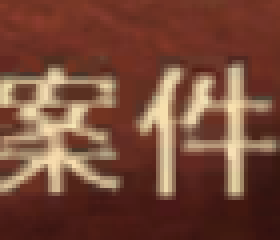
#> input picture assets/templates/blackjack/case_chars.png, 70 x 60 px (shown 4 times larger)
$ python -i blackjack_detector.py   (imports and definitions only)
#> lines starting #> are read from the running program, lines starting #| are printed output that depends on the picture
### engine/core/resources.py
"""Read-only resources in either a checkout or a frozen engine bundle."""
import sys
from pathlib import Path


def resource_root() -> Path:
    if getattr(sys, "frozen", False):
        return Path(sys._MEIPASS)
    return Path(__file__).resolve().parents[2]


def read_template(path: Path):
    """OpenCV's filename API can fail for Chinese Windows installation paths."""
    import cv2
    import numpy as np

    return cv2.imdecode(np.frombuffer(path.read_bytes(), dtype=np.uint8), cv2.IMREAD_GRAYSCALE)

### engine/vision/blackjack_detector.py
from __future__ import annotations

import asyncio
from collections.abc import Callable
from dataclasses import dataclass
from typing import Any
from core.resources import read_template, resource_root


REFERENCE_SIZE = (1920, 1080)
TEMPLATE_ROOT = resource_root() / "assets" / "templates" / "blackjack"


@dataclass(frozen=True)
class ScreenMark:
    template: str
    search: tuple[int, int, int, int]
    click: tuple[int, int] | None = None
    threshold: float = 0.78


MARKS = {
    "chaos": ScreenMark("chaos_chars", (1010, 395, 1225, 535), (1115, 460)),
    "blackjack": ScreenMark("jack_char", (460, 245, 665, 370), (555, 310)),
    "start_case": ScreenMark("case_chars", (815, 920, 1120, 1045), (970, 985)),
    "matching": ScreenMark("match_mode", (0, 265, 250, 350)),
    "ready_case": ScreenMark("ready_case", (770, 820, 1160, 965), (965, 900)),
    "ready_start": ScreenMark("ready_start", (1410, 900, 1820, 1045), (1600, 975)),
    "card_confirm": ScreenMark("confirm", (1060, 880, 1330, 1030), (1185, 950)),
    "continue": ScreenMark("continue", (800, 905, 1115, 1050), (960, 985)),
    "return_lobby": ScreenMark("return_lobby", (780, 905, 1140, 1055), (960, 985)),
    "loading": ScreenMark("loading", (600, 220, 1330, 855), threshold=0.67),
    "hunter": ScreenMark("hunter_icon", (0, 930, 140, 1080), threshold=0.72),
    "survivor": ScreenMark("survivor_icon", (0, 930, 140, 1080), threshold=0.72),
}


@dataclass(frozen=True)
class Detection:
    found: bool
    confidence: float
    bbox: tuple[int, int, int, int] | None


class BlackjackDetector:
    def __init__(self) -> None:
        self._templates: dict[str, Any] = {}

    @staticmethod
    def normalize(image: Any) -> Any:
        import cv2

        if image is None or len(image.shape) < 2:
            raise ValueError("a captured image is required")
        if (image.shape[1], image.shape[0]) == REFERENCE_SIZE:
            return image
        return cv2.resize(image, REFERENCE_SIZE, interpolation=cv2.INTER_AREA)

    def _template(self, name: str) -> Any:
        if name not in self._templates:
            image = read_template(TEMPLATE_ROOT / f"{name}.png")
            if image is None:
                raise FileNotFoundError(f"Missing blackjack template: {name}")
            self._templates[name] = image
        return self._templates[name]

    def detect(self, image: Any, name: str) -> Detection:
        import cv2

        mark = MARKS[name]
        frame = self.normalize(image)
        if name == "matching" and self.detect(frame, "ready_case").found:
            return Detection(False, 0.0, None)
        left, top, right, bottom = mark.search
        region = cv2.cvtColor(frame[top:bottom, left:right], cv2.COLOR_BGR2GRAY)
        template = self._template(mark.template)
        if region.shape[0] < template.shape[0] or region.shape[1] < template.shape[1]:
            return Detection(False, 0.0, None)
        result = cv2.matchTemplate(region, template, cv2.TM_CCOEFF_NORMED)
        _, confidence, _, location = cv2.minMaxLoc(result)
        box = (left + location[0], top + location[1], template.shape[1], template.shape[0])
        return Detection(confidence >= mark.threshold, float(confidence), box)

    def role(self, image: Any) -> tuple[str | None, dict[str, float]]:
        hunter = self.detect(image, "hunter")
        survivor = self.detect(image, "survivor")
        scores = {"hunter": hunter.confidence, "survivor": survivor.confidence}
        if hunter.found and hunter.confidence > survivor.confidence + 0.07:
            return "hunter", scores
        if survivor.found and survivor.confidence > hunter.confidence + 0.07:
            return "survivor", scores
        return None, scores

    async def confirm(
        self, image: Any, name: str, capture_again: Callable[[], Any]
    ) -> Detection | None:
        first = self.detect(image, name)
        if not first.found:
            return None
        await asyncio.sleep(0.01)
        second = self.detect(capture_again(), name)
        return second if second.found else None

>>> import cv2
>>> picture = cv2.imread('../../assets/templates/blackjack/case_chars.png')
#> picture is the input picture: shape (60, 70, 3); mean B, G, R 56.1, 72.8, 118.4
>>> result = BlackjackDetector().role(picture)
#> in normalize, `return cv2.resize(image, REFERENCE_SIZE, interpolation=cv2.INTER_AREA)`:
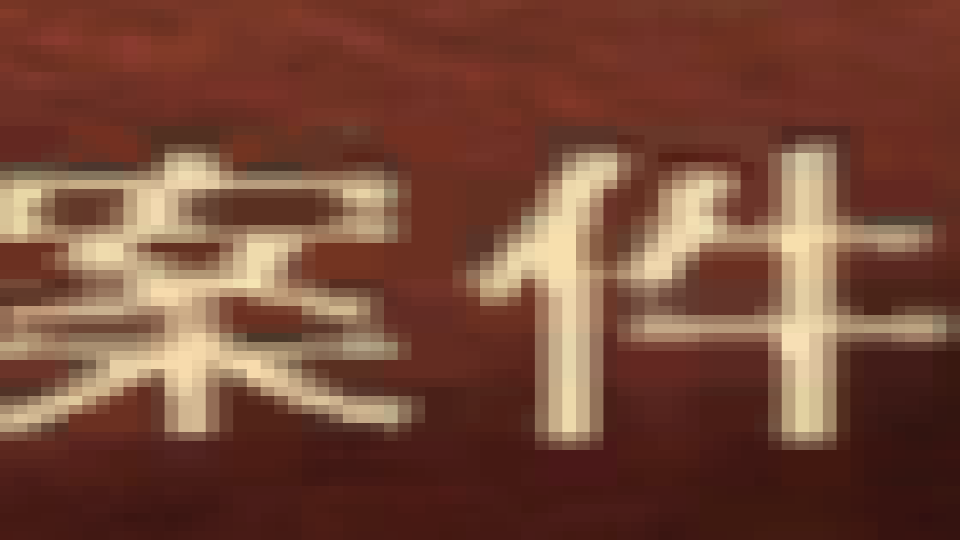
#> returned value: shape (1080, 1920, 3) (shown at 1/2 size); mean of channels 0, 1, 2 56.1, 72.8, 118.4; drawn as B, G, R
#> in detect, `region = cv2.cvtColor(frame[top:bottom, left:right], cv2.COLOR_BGR2GRAY)`:
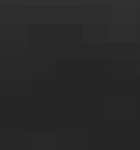
#> region: shape (150, 140); min 37, max 49, mean 40.5
#> (the run stopped early here; a loop or call above may not have finished)
